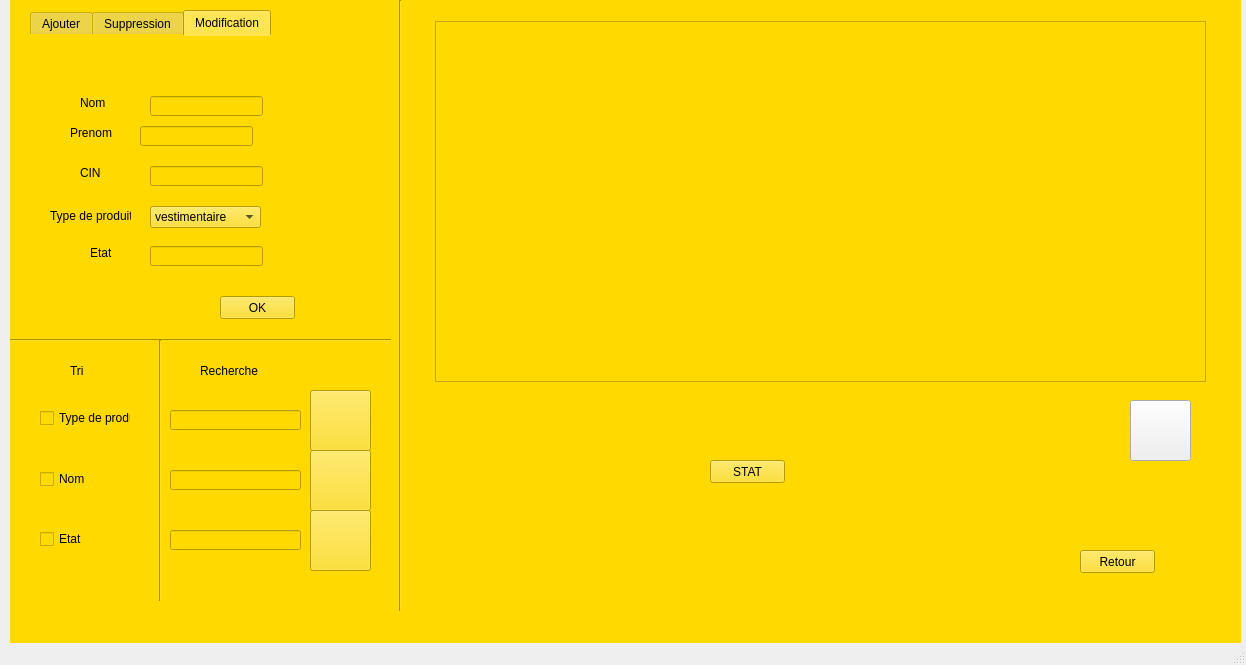
<?xml version="1.0" encoding="UTF-8"?>
<ui version="4.0">
 <class>dialogrc</class>
 <widget class="QMainWindow" name="dialogrc">
  <property name="geometry">
   <rect>
    <x>0</x>
    <y>0</y>
    <width>1246</width>
    <height>665</height>
   </rect>
  </property>
  <property name="windowTitle">
   <string>dialogrc</string>
  </property>
  <widget class="QWidget" name="centralwidget">
   <widget class="QStackedWidget" name="stackedWidget">
    <property name="geometry">
     <rect>
      <x>10</x>
      <y>0</y>
      <width>1231</width>
      <height>651</height>
     </rect>
    </property>
    <property name="palette">
     <palette>
      <active>
       <colorrole role="Button">
        <brush brushstyle="SolidPattern">
         <color alpha="255">
          <red>255</red>
          <green>217</green>
          <blue>0</blue>
         </color>
        </brush>
       </colorrole>
       <colorrole role="Base">
        <brush brushstyle="SolidPattern">
         <color alpha="255">
          <red>255</red>
          <green>217</green>
          <blue>0</blue>
         </color>
        </brush>
       </colorrole>
       <colorrole role="Window">
        <brush brushstyle="SolidPattern">
         <color alpha="255">
          <red>255</red>
          <green>217</green>
          <blue>0</blue>
         </color>
        </brush>
       </colorrole>
      </active>
      <inactive>
       <colorrole role="Button">
        <brush brushstyle="SolidPattern">
         <color alpha="255">
          <red>255</red>
          <green>217</green>
          <blue>0</blue>
         </color>
        </brush>
       </colorrole>
       <colorrole role="Base">
        <brush brushstyle="SolidPattern">
         <color alpha="255">
          <red>255</red>
          <green>217</green>
          <blue>0</blue>
         </color>
        </brush>
       </colorrole>
       <colorrole role="Window">
        <brush brushstyle="SolidPattern">
         <color alpha="255">
          <red>255</red>
          <green>217</green>
          <blue>0</blue>
         </color>
        </brush>
       </colorrole>
      </inactive>
      <disabled>
       <colorrole role="Button">
        <brush brushstyle="SolidPattern">
         <color alpha="255">
          <red>255</red>
          <green>217</green>
          <blue>0</blue>
         </color>
        </brush>
       </colorrole>
       <colorrole role="Base">
        <brush brushstyle="SolidPattern">
         <color alpha="255">
          <red>255</red>
          <green>217</green>
          <blue>0</blue>
         </color>
        </brush>
       </colorrole>
       <colorrole role="Window">
        <brush brushstyle="SolidPattern">
         <color alpha="255">
          <red>255</red>
          <green>217</green>
          <blue>0</blue>
         </color>
        </brush>
       </colorrole>
      </disabled>
     </palette>
    </property>
    <property name="autoFillBackground">
     <bool>false</bool>
    </property>
    <property name="styleSheet">
     <string notr="true">background-color: rgb(255, 217, 0);</string>
    </property>
    <property name="currentIndex">
     <number>0</number>
    </property>
    <widget class="QWidget" name="gestion_reclamations">
     <widget class="Line" name="line">
      <property name="geometry">
       <rect>
        <x>380</x>
        <y>0</y>
        <width>20</width>
        <height>611</height>
       </rect>
      </property>
      <property name="orientation">
       <enum>Qt::Vertical</enum>
      </property>
     </widget>
     <widget class="Line" name="line_2">
      <property name="geometry">
       <rect>
        <x>0</x>
        <y>330</y>
        <width>381</width>
        <height>20</height>
       </rect>
      </property>
      <property name="orientation">
       <enum>Qt::Horizontal</enum>
      </property>
     </widget>
     <widget class="QLabel" name="label_5">
      <property name="geometry">
       <rect>
        <x>190</x>
        <y>360</y>
        <width>111</width>
        <height>21</height>
       </rect>
      </property>
      <property name="styleSheet">
       <string notr="true">font: 14pt &quot;MS Shell Dlg 2&quot;;</string>
      </property>
      <property name="text">
       <string>Recherche</string>
      </property>
     </widget>
     <widget class="Line" name="line_3">
      <property name="geometry">
       <rect>
        <x>140</x>
        <y>340</y>
        <width>20</width>
        <height>261</height>
       </rect>
      </property>
      <property name="orientation">
       <enum>Qt::Vertical</enum>
      </property>
     </widget>
     <widget class="QLabel" name="label_6">
      <property name="geometry">
       <rect>
        <x>60</x>
        <y>360</y>
        <width>51</width>
        <height>21</height>
       </rect>
      </property>
      <property name="styleSheet">
       <string notr="true">font: 14pt &quot;MS Shell Dlg 2&quot;;</string>
      </property>
      <property name="text">
       <string>Tri</string>
      </property>
     </widget>
     <widget class="QCheckBox" name="checkBox_4">
      <property name="geometry">
       <rect>
        <x>30</x>
        <y>410</y>
        <width>91</width>
        <height>16</height>
       </rect>
      </property>
      <property name="text">
       <string>Type de produit</string>
      </property>
     </widget>
     <widget class="QCheckBox" name="checkBox_5">
      <property name="geometry">
       <rect>
        <x>30</x>
        <y>470</y>
        <width>70</width>
        <height>18</height>
       </rect>
      </property>
      <property name="text">
       <string>Nom</string>
      </property>
     </widget>
     <widget class="QCheckBox" name="checkBox_6">
      <property name="geometry">
       <rect>
        <x>30</x>
        <y>530</y>
        <width>70</width>
        <height>18</height>
       </rect>
      </property>
      <property name="text">
       <string>Etat</string>
      </property>
     </widget>
     <widget class="QPushButton" name="pushButton_45">
      <property name="geometry">
       <rect>
        <x>1070</x>
        <y>550</y>
        <width>75</width>
        <height>23</height>
       </rect>
      </property>
      <property name="text">
       <string>Retour</string>
      </property>
     </widget>
     <widget class="QTabWidget" name="Ajout">
      <property name="geometry">
       <rect>
        <x>20</x>
        <y>10</y>
        <width>331</width>
        <height>321</height>
       </rect>
      </property>
      <property name="styleSheet">
       <string notr="true">border-color: rgb(0, 38, 255);</string>
      </property>
      <property name="currentIndex">
       <number>2</number>
      </property>
      <widget class="QWidget" name="ajout">
       <attribute name="title">
        <string>Ajouter</string>
       </attribute>
       <widget class="QLabel" name="label_45">
        <property name="geometry">
         <rect>
          <x>60</x>
          <y>20</y>
          <width>47</width>
          <height>14</height>
         </rect>
        </property>
        <property name="text">
         <string>Nom</string>
        </property>
       </widget>
       <widget class="QLineEdit" name="lineEdit_prenom">
        <property name="geometry">
         <rect>
          <x>120</x>
          <y>10</y>
          <width>113</width>
          <height>20</height>
         </rect>
        </property>
       </widget>
       <widget class="QLineEdit" name="lineEdit_CIN">
        <property name="geometry">
         <rect>
          <x>120</x>
          <y>100</y>
          <width>113</width>
          <height>20</height>
         </rect>
        </property>
       </widget>
       <widget class="QLabel" name="label_41">
        <property name="geometry">
         <rect>
          <x>60</x>
          <y>100</y>
          <width>47</width>
          <height>14</height>
         </rect>
        </property>
        <property name="text">
         <string>CIN</string>
        </property>
       </widget>
       <widget class="QLabel" name="label_42">
        <property name="geometry">
         <rect>
          <x>30</x>
          <y>140</y>
          <width>81</width>
          <height>20</height>
         </rect>
        </property>
        <property name="text">
         <string>Type de produit</string>
        </property>
       </widget>
       <widget class="QLabel" name="label_44">
        <property name="geometry">
         <rect>
          <x>50</x>
          <y>180</y>
          <width>47</width>
          <height>14</height>
         </rect>
        </property>
        <property name="text">
         <string>Etat</string>
        </property>
       </widget>
       <widget class="QPushButton" name="pushButton_12">
        <property name="geometry">
         <rect>
          <x>190</x>
          <y>260</y>
          <width>75</width>
          <height>23</height>
         </rect>
        </property>
        <property name="text">
         <string>OK</string>
        </property>
       </widget>
       <widget class="QLineEdit" name="lineEdit_nom">
        <property name="geometry">
         <rect>
          <x>120</x>
          <y>60</y>
          <width>113</width>
          <height>20</height>
         </rect>
        </property>
       </widget>
       <widget class="QLabel" name="label_8">
        <property name="geometry">
         <rect>
          <x>50</x>
          <y>60</y>
          <width>47</width>
          <height>14</height>
         </rect>
        </property>
        <property name="text">
         <string>Prenom</string>
        </property>
       </widget>
       <widget class="QComboBox" name="comboBox_2">
        <property name="geometry">
         <rect>
          <x>120</x>
          <y>140</y>
          <width>111</width>
          <height>22</height>
         </rect>
        </property>
        <property name="styleSheet">
         <string notr="true">color: rgb(0, 38, 255);</string>
        </property>
        <item>
         <property name="text">
          <string>livre</string>
         </property>
        </item>
        <item>
         <property name="text">
          <string>vestimentaire</string>
         </property>
        </item>
        <item>
         <property name="text">
          <string>informatique</string>
         </property>
        </item>
       </widget>
       <widget class="QLineEdit" name="etat">
        <property name="geometry">
         <rect>
          <x>120</x>
          <y>180</y>
          <width>113</width>
          <height>20</height>
         </rect>
        </property>
       </widget>
      </widget>
      <widget class="QWidget" name="suppression">
       <attribute name="title">
        <string>Suppression</string>
       </attribute>
       <widget class="QLabel" name="label_7">
        <property name="geometry">
         <rect>
          <x>0</x>
          <y>70</y>
          <width>251</width>
          <height>16</height>
         </rect>
        </property>
        <property name="styleSheet">
         <string notr="true">font: 87 8pt &quot;Arial Black&quot;;
font: 75 8pt &quot;MS Shell Dlg 2&quot;;</string>
        </property>
        <property name="text">
         <string>Veuillez donnez le client à supprimer via son CIN:</string>
        </property>
       </widget>
       <widget class="QLineEdit" name="lineEdit_supp">
        <property name="geometry">
         <rect>
          <x>120</x>
          <y>140</y>
          <width>113</width>
          <height>20</height>
         </rect>
        </property>
       </widget>
       <widget class="QLabel" name="label_46">
        <property name="geometry">
         <rect>
          <x>70</x>
          <y>140</y>
          <width>47</width>
          <height>14</height>
         </rect>
        </property>
        <property name="text">
         <string>CIN</string>
        </property>
       </widget>
       <widget class="QPushButton" name="pushButton_11">
        <property name="geometry">
         <rect>
          <x>190</x>
          <y>260</y>
          <width>75</width>
          <height>23</height>
         </rect>
        </property>
        <property name="text">
         <string>OK</string>
        </property>
       </widget>
      </widget>
      <widget class="QWidget" name="modification">
       <attribute name="title">
        <string>Modification</string>
       </attribute>
       <widget class="QLabel" name="label_47">
        <property name="geometry">
         <rect>
          <x>20</x>
          <y>170</y>
          <width>81</width>
          <height>20</height>
         </rect>
        </property>
        <property name="text">
         <string>Type de produit</string>
        </property>
       </widget>
       <widget class="QLabel" name="label_48">
        <property name="geometry">
         <rect>
          <x>60</x>
          <y>210</y>
          <width>47</width>
          <height>14</height>
         </rect>
        </property>
        <property name="text">
         <string>Etat</string>
        </property>
       </widget>
       <widget class="QLineEdit" name="modifetat">
        <property name="geometry">
         <rect>
          <x>120</x>
          <y>210</y>
          <width>113</width>
          <height>20</height>
         </rect>
        </property>
       </widget>
       <widget class="QLineEdit" name="modifcin">
        <property name="geometry">
         <rect>
          <x>120</x>
          <y>130</y>
          <width>113</width>
          <height>20</height>
         </rect>
        </property>
       </widget>
       <widget class="QLabel" name="label_49">
        <property name="geometry">
         <rect>
          <x>50</x>
          <y>130</y>
          <width>47</width>
          <height>14</height>
         </rect>
        </property>
        <property name="text">
         <string>CIN</string>
        </property>
       </widget>
       <widget class="QPushButton" name="pushButton_13">
        <property name="geometry">
         <rect>
          <x>190</x>
          <y>260</y>
          <width>75</width>
          <height>23</height>
         </rect>
        </property>
        <property name="text">
         <string>OK</string>
        </property>
       </widget>
       <widget class="QLineEdit" name="modifprenom">
        <property name="geometry">
         <rect>
          <x>120</x>
          <y>60</y>
          <width>113</width>
          <height>20</height>
         </rect>
        </property>
       </widget>
       <widget class="QLineEdit" name="modifnom">
        <property name="geometry">
         <rect>
          <x>110</x>
          <y>90</y>
          <width>113</width>
          <height>20</height>
         </rect>
        </property>
       </widget>
       <widget class="QLabel" name="label_58">
        <property name="geometry">
         <rect>
          <x>50</x>
          <y>60</y>
          <width>47</width>
          <height>14</height>
         </rect>
        </property>
        <property name="text">
         <string>Nom</string>
        </property>
       </widget>
       <widget class="QLabel" name="label_15">
        <property name="geometry">
         <rect>
          <x>40</x>
          <y>90</y>
          <width>47</width>
          <height>14</height>
         </rect>
        </property>
        <property name="text">
         <string>Prenom</string>
        </property>
       </widget>
       <widget class="QComboBox" name="modiftype">
        <property name="geometry">
         <rect>
          <x>120</x>
          <y>170</y>
          <width>111</width>
          <height>22</height>
         </rect>
        </property>
        <item>
         <property name="text">
          <string>vestimentaire</string>
         </property>
        </item>
        <item>
         <property name="text">
          <string>informatique</string>
         </property>
        </item>
        <item>
         <property name="text">
          <string>bureautique</string>
         </property>
        </item>
       </widget>
      </widget>
     </widget>
     <widget class="QTableView" name="tabclient">
      <property name="geometry">
       <rect>
        <x>425</x>
        <y>21</y>
        <width>771</width>
        <height>361</height>
       </rect>
      </property>
      <property name="sortingEnabled">
       <bool>false</bool>
      </property>
     </widget>
     <widget class="QPushButton" name="Load_2">
      <property name="geometry">
       <rect>
        <x>1120</x>
        <y>400</y>
        <width>61</width>
        <height>61</height>
       </rect>
      </property>
      <property name="styleSheet">
       <string notr="true">background-color: none;
background-image: url(:/new/prefix1/repeat.png);</string>
      </property>
      <property name="text">
       <string/>
      </property>
     </widget>
     <widget class="QLineEdit" name="Cinrecherche_2">
      <property name="geometry">
       <rect>
        <x>160</x>
        <y>410</y>
        <width>131</width>
        <height>20</height>
       </rect>
      </property>
      <property name="placeholderText">
       <string/>
      </property>
      <property name="clearButtonEnabled">
       <bool>false</bool>
      </property>
     </widget>
     <widget class="QLineEdit" name="Cinrecherche_3">
      <property name="geometry">
       <rect>
        <x>160</x>
        <y>470</y>
        <width>131</width>
        <height>20</height>
       </rect>
      </property>
      <property name="placeholderText">
       <string/>
      </property>
      <property name="clearButtonEnabled">
       <bool>false</bool>
      </property>
     </widget>
     <widget class="QLineEdit" name="Cinrecherche_4">
      <property name="geometry">
       <rect>
        <x>160</x>
        <y>530</y>
        <width>131</width>
        <height>20</height>
       </rect>
      </property>
      <property name="placeholderText">
       <string/>
      </property>
      <property name="clearButtonEnabled">
       <bool>false</bool>
      </property>
     </widget>
     <widget class="QPushButton" name="SetatC">
      <property name="geometry">
       <rect>
        <x>300</x>
        <y>390</y>
        <width>61</width>
        <height>61</height>
       </rect>
      </property>
      <property name="styleSheet">
       <string notr="true">background-color: rgb(255, 217, 0);
background-image: url(:/new/prefix1/searchf.png);</string>
      </property>
      <property name="text">
       <string/>
      </property>
     </widget>
     <widget class="QPushButton" name="StypeC">
      <property name="geometry">
       <rect>
        <x>300</x>
        <y>450</y>
        <width>61</width>
        <height>61</height>
       </rect>
      </property>
      <property name="styleSheet">
       <string notr="true">background-color: rgb(255, 217, 0);
background-image: url(:/new/prefix1/searchf.png);</string>
      </property>
      <property name="text">
       <string/>
      </property>
     </widget>
     <widget class="QPushButton" name="SnomC">
      <property name="geometry">
       <rect>
        <x>300</x>
        <y>510</y>
        <width>61</width>
        <height>61</height>
       </rect>
      </property>
      <property name="styleSheet">
       <string notr="true">background-color: rgb(255, 217, 0);
background-image: url(:/new/prefix1/searchf.png);</string>
      </property>
      <property name="text">
       <string/>
      </property>
     </widget>
     <widget class="QPushButton" name="stat">
      <property name="geometry">
       <rect>
        <x>700</x>
        <y>460</y>
        <width>75</width>
        <height>23</height>
       </rect>
      </property>
      <property name="text">
       <string>STAT</string>
      </property>
     </widget>
    </widget>
    <widget class="QWidget" name="gestionclient">
     <widget class="Line" name="line_4">
      <property name="geometry">
       <rect>
        <x>10</x>
        <y>370</y>
        <width>381</width>
        <height>20</height>
       </rect>
      </property>
      <property name="orientation">
       <enum>Qt::Horizontal</enum>
      </property>
     </widget>
     <widget class="Line" name="line_5">
      <property name="geometry">
       <rect>
        <x>390</x>
        <y>20</y>
        <width>31</width>
        <height>581</height>
       </rect>
      </property>
      <property name="orientation">
       <enum>Qt::Vertical</enum>
      </property>
     </widget>
     <widget class="Line" name="line_16">
      <property name="geometry">
       <rect>
        <x>150</x>
        <y>400</y>
        <width>16</width>
        <height>201</height>
       </rect>
      </property>
      <property name="orientation">
       <enum>Qt::Vertical</enum>
      </property>
     </widget>
     <widget class="QCheckBox" name="checkBox_25">
      <property name="geometry">
       <rect>
        <x>30</x>
        <y>420</y>
        <width>91</width>
        <height>16</height>
       </rect>
      </property>
      <property name="text">
       <string>Date de depot</string>
      </property>
     </widget>
     <widget class="QCheckBox" name="checkBox_26">
      <property name="geometry">
       <rect>
        <x>30</x>
        <y>480</y>
        <width>70</width>
        <height>18</height>
       </rect>
      </property>
      <property name="text">
       <string>Prenom</string>
      </property>
     </widget>
     <widget class="QCheckBox" name="checkBox_27">
      <property name="geometry">
       <rect>
        <x>30</x>
        <y>540</y>
        <width>70</width>
        <height>18</height>
       </rect>
      </property>
      <property name="text">
       <string>Etat</string>
      </property>
     </widget>
     <widget class="QLabel" name="label_28">
      <property name="geometry">
       <rect>
        <x>20</x>
        <y>390</y>
        <width>101</width>
        <height>21</height>
       </rect>
      </property>
      <property name="styleSheet">
       <string notr="true">font: 14pt &quot;MS Shell Dlg 2&quot;;</string>
      </property>
      <property name="text">
       <string>Trier par :</string>
      </property>
     </widget>
     <widget class="QPushButton" name="pushButton_46">
      <property name="geometry">
       <rect>
        <x>1040</x>
        <y>560</y>
        <width>121</width>
        <height>21</height>
       </rect>
      </property>
      <property name="text">
       <string>Retour</string>
      </property>
     </widget>
     <widget class="QTabWidget" name="Ajout_2">
      <property name="geometry">
       <rect>
        <x>50</x>
        <y>20</y>
        <width>321</width>
        <height>341</height>
       </rect>
      </property>
      <property name="styleSheet">
       <string notr="true">border-color: rgb(0, 38, 255);</string>
      </property>
      <property name="currentIndex">
       <number>0</number>
      </property>
      <widget class="QWidget" name="ajout_2">
       <attribute name="title">
        <string>Ajouter</string>
       </attribute>
       <widget class="QLabel" name="label_50">
        <property name="geometry">
         <rect>
          <x>60</x>
          <y>20</y>
          <width>47</width>
          <height>14</height>
         </rect>
        </property>
        <property name="text">
         <string>Prenom</string>
        </property>
       </widget>
       <widget class="QLineEdit" name="lineEdit_prenom_2">
        <property name="geometry">
         <rect>
          <x>120</x>
          <y>60</y>
          <width>113</width>
          <height>20</height>
         </rect>
        </property>
       </widget>
       <widget class="QLineEdit" name="lineEdit_CIN_2">
        <property name="geometry">
         <rect>
          <x>120</x>
          <y>100</y>
          <width>113</width>
          <height>20</height>
         </rect>
        </property>
       </widget>
       <widget class="QLabel" name="label_43">
        <property name="geometry">
         <rect>
          <x>60</x>
          <y>100</y>
          <width>47</width>
          <height>14</height>
         </rect>
        </property>
        <property name="text">
         <string>CIN</string>
        </property>
       </widget>
       <widget class="QLabel" name="label_51">
        <property name="geometry">
         <rect>
          <x>30</x>
          <y>140</y>
          <width>81</width>
          <height>20</height>
         </rect>
        </property>
        <property name="text">
         <string>Type de produit</string>
        </property>
       </widget>
       <widget class="QLabel" name="label_52">
        <property name="geometry">
         <rect>
          <x>50</x>
          <y>180</y>
          <width>47</width>
          <height>14</height>
         </rect>
        </property>
        <property name="text">
         <string>Etat</string>
        </property>
       </widget>
       <widget class="QLineEdit" name="lineEdit_etat_2">
        <property name="geometry">
         <rect>
          <x>120</x>
          <y>180</y>
          <width>113</width>
          <height>20</height>
         </rect>
        </property>
       </widget>
       <widget class="QPushButton" name="pushButton_ajouter_reclamation">
        <property name="geometry">
         <rect>
          <x>190</x>
          <y>260</y>
          <width>75</width>
          <height>23</height>
         </rect>
        </property>
        <property name="text">
         <string>OK</string>
        </property>
       </widget>
       <widget class="QLineEdit" name="lineEdit_nom_2">
        <property name="geometry">
         <rect>
          <x>120</x>
          <y>20</y>
          <width>113</width>
          <height>20</height>
         </rect>
        </property>
       </widget>
       <widget class="QLabel" name="label_9">
        <property name="geometry">
         <rect>
          <x>60</x>
          <y>60</y>
          <width>47</width>
          <height>14</height>
         </rect>
        </property>
        <property name="text">
         <string>Nom</string>
        </property>
       </widget>
       <widget class="QComboBox" name="comboBox_3">
        <property name="geometry">
         <rect>
          <x>120</x>
          <y>140</y>
          <width>151</width>
          <height>22</height>
         </rect>
        </property>
        <item>
         <property name="text">
          <string>livre</string>
         </property>
        </item>
        <item>
         <property name="text">
          <string>vestimentaire</string>
         </property>
        </item>
        <item>
         <property name="text">
          <string>informatique</string>
         </property>
        </item>
       </widget>
       <widget class="QLabel" name="label_11">
        <property name="geometry">
         <rect>
          <x>10</x>
          <y>210</y>
          <width>81</width>
          <height>20</height>
         </rect>
        </property>
        <property name="text">
         <string>Date de depot</string>
        </property>
       </widget>
       <widget class="QDateEdit" name="dated">
        <property name="geometry">
         <rect>
          <x>120</x>
          <y>210</y>
          <width>110</width>
          <height>22</height>
         </rect>
        </property>
        <property name="dateTime">
         <datetime>
          <hour>0</hour>
          <minute>0</minute>
          <second>0</second>
          <year>2020</year>
          <month>1</month>
          <day>1</day>
         </datetime>
        </property>
       </widget>
      </widget>
      <widget class="QWidget" name="suppression_2">
       <attribute name="title">
        <string>Suppression</string>
       </attribute>
       <widget class="QLabel" name="label_10">
        <property name="geometry">
         <rect>
          <x>10</x>
          <y>40</y>
          <width>251</width>
          <height>16</height>
         </rect>
        </property>
        <property name="styleSheet">
         <string notr="true">font: 87 8pt &quot;Arial Black&quot;;
font: 75 8pt &quot;MS Shell Dlg 2&quot;;</string>
        </property>
        <property name="text">
         <string>Veuillez donnez le client à supprimer via son CIN:</string>
        </property>
       </widget>
       <widget class="QLineEdit" name="lineEdit_supp_2">
        <property name="geometry">
         <rect>
          <x>70</x>
          <y>120</y>
          <width>113</width>
          <height>20</height>
         </rect>
        </property>
       </widget>
       <widget class="QLabel" name="label_53">
        <property name="geometry">
         <rect>
          <x>20</x>
          <y>120</y>
          <width>47</width>
          <height>14</height>
         </rect>
        </property>
        <property name="text">
         <string>CIN</string>
        </property>
       </widget>
       <widget class="QPushButton" name="pushButton_suppR">
        <property name="geometry">
         <rect>
          <x>190</x>
          <y>260</y>
          <width>75</width>
          <height>23</height>
         </rect>
        </property>
        <property name="text">
         <string>OK</string>
        </property>
       </widget>
      </widget>
      <widget class="QWidget" name="modification_2">
       <attribute name="title">
        <string>Modification</string>
       </attribute>
       <widget class="QPushButton" name="modifierR">
        <property name="geometry">
         <rect>
          <x>190</x>
          <y>260</y>
          <width>75</width>
          <height>23</height>
         </rect>
        </property>
        <property name="text">
         <string>OK</string>
        </property>
       </widget>
       <widget class="QLineEdit" name="nommodif">
        <property name="geometry">
         <rect>
          <x>120</x>
          <y>30</y>
          <width>151</width>
          <height>20</height>
         </rect>
        </property>
       </widget>
       <widget class="QLineEdit" name="prenommodif">
        <property name="geometry">
         <rect>
          <x>120</x>
          <y>60</y>
          <width>151</width>
          <height>20</height>
         </rect>
        </property>
       </widget>
       <widget class="QLabel" name="label_14">
        <property name="geometry">
         <rect>
          <x>20</x>
          <y>210</y>
          <width>81</width>
          <height>20</height>
         </rect>
        </property>
        <property name="text">
         <string>Date de depot</string>
        </property>
       </widget>
       <widget class="QWidget" name="layoutWidget">
        <property name="geometry">
         <rect>
          <x>10</x>
          <y>90</y>
          <width>91</width>
          <height>101</height>
         </rect>
        </property>
        <layout class="QVBoxLayout" name="verticalLayout">
         <item>
          <widget class="QLabel" name="label_56">
           <property name="text">
            <string>CIN</string>
           </property>
          </widget>
         </item>
         <item>
          <widget class="QLabel" name="label_54">
           <property name="text">
            <string>Type de produit</string>
           </property>
          </widget>
         </item>
         <item>
          <widget class="QLabel" name="label_55">
           <property name="text">
            <string>Etat</string>
           </property>
          </widget>
         </item>
        </layout>
       </widget>
       <widget class="QWidget" name="layoutWidget_2">
        <property name="geometry">
         <rect>
          <x>120</x>
          <y>90</y>
          <width>151</width>
          <height>111</height>
         </rect>
        </property>
        <layout class="QVBoxLayout" name="verticalLayout_2">
         <item>
          <widget class="QLineEdit" name="cinmodif"/>
         </item>
         <item>
          <widget class="QComboBox" name="choixmodif">
           <item>
            <property name="text">
             <string>informatique</string>
            </property>
           </item>
           <item>
            <property name="text">
             <string>bureautique</string>
            </property>
           </item>
           <item>
            <property name="text">
             <string>vestimentaire</string>
            </property>
           </item>
          </widget>
         </item>
         <item>
          <widget class="QLineEdit" name="etatmodif"/>
         </item>
        </layout>
       </widget>
       <widget class="QWidget" name="layoutWidget_3">
        <property name="geometry">
         <rect>
          <x>10</x>
          <y>30</y>
          <width>81</width>
          <height>61</height>
         </rect>
        </property>
        <layout class="QVBoxLayout" name="verticalLayout_3">
         <item>
          <widget class="QLabel" name="label_12">
           <property name="text">
            <string>Prenom</string>
           </property>
          </widget>
         </item>
         <item>
          <widget class="QLabel" name="label_57">
           <property name="text">
            <string>Nom</string>
           </property>
          </widget>
         </item>
        </layout>
       </widget>
       <widget class="QDateEdit" name="dateM">
        <property name="geometry">
         <rect>
          <x>120</x>
          <y>210</y>
          <width>151</width>
          <height>22</height>
         </rect>
        </property>
        <property name="dateTime">
         <datetime>
          <hour>0</hour>
          <minute>0</minute>
          <second>0</second>
          <year>2020</year>
          <month>1</month>
          <day>1</day>
         </datetime>
        </property>
       </widget>
      </widget>
     </widget>
     <widget class="QTableView" name="tabreclamation">
      <property name="geometry">
       <rect>
        <x>455</x>
        <y>51</y>
        <width>761</width>
        <height>341</height>
       </rect>
      </property>
     </widget>
     <widget class="QPushButton" name="Load_3">
      <property name="geometry">
       <rect>
        <x>1080</x>
        <y>420</y>
        <width>61</width>
        <height>61</height>
       </rect>
      </property>
      <property name="styleSheet">
       <string notr="true">background-color: none;
background-image: url(:/new/prefix1/repeat.png);</string>
      </property>
      <property name="text">
       <string/>
      </property>
     </widget>
     <widget class="QLineEdit" name="recherchedate">
      <property name="geometry">
       <rect>
        <x>170</x>
        <y>540</y>
        <width>131</width>
        <height>20</height>
       </rect>
      </property>
     </widget>
     <widget class="QPushButton" name="recherchedate_2">
      <property name="geometry">
       <rect>
        <x>310</x>
        <y>520</y>
        <width>61</width>
        <height>61</height>
       </rect>
      </property>
      <property name="styleSheet">
       <string notr="true">background-color: rgb(255, 217, 0);
background-image: url(:/new/prefix1/searchf.png);</string>
      </property>
      <property name="text">
       <string/>
      </property>
     </widget>
     <widget class="QLineEdit" name="Cinrecherche">
      <property name="geometry">
       <rect>
        <x>170</x>
        <y>420</y>
        <width>131</width>
        <height>20</height>
       </rect>
      </property>
      <property name="placeholderText">
       <string/>
      </property>
      <property name="clearButtonEnabled">
       <bool>false</bool>
      </property>
     </widget>
     <widget class="QPushButton" name="cinchercher">
      <property name="geometry">
       <rect>
        <x>310</x>
        <y>400</y>
        <width>61</width>
        <height>61</height>
       </rect>
      </property>
      <property name="styleSheet">
       <string notr="true">background-color: rgb(255, 217, 0);
background-image: url(:/new/prefix1/searchf.png);</string>
      </property>
      <property name="text">
       <string/>
      </property>
     </widget>
     <widget class="QLineEdit" name="etatrecherche">
      <property name="geometry">
       <rect>
        <x>170</x>
        <y>480</y>
        <width>131</width>
        <height>20</height>
       </rect>
      </property>
      <property name="placeholderText">
       <string/>
      </property>
      <property name="clearButtonEnabled">
       <bool>false</bool>
      </property>
     </widget>
     <widget class="QPushButton" name="cinchercher_2">
      <property name="geometry">
       <rect>
        <x>310</x>
        <y>460</y>
        <width>61</width>
        <height>61</height>
       </rect>
      </property>
      <property name="styleSheet">
       <string notr="true">background-color: rgb(255, 217, 0);
background-image: url(:/new/prefix1/searchf.png);</string>
      </property>
      <property name="text">
       <string/>
      </property>
     </widget>
     <widget class="QPushButton" name="print">
      <property name="geometry">
       <rect>
        <x>570</x>
        <y>550</y>
        <width>75</width>
        <height>23</height>
       </rect>
      </property>
      <property name="text">
       <string>¨Print</string>
      </property>
     </widget>
     <widget class="QPushButton" name="FrenchON">
      <property name="geometry">
       <rect>
        <x>430</x>
        <y>550</y>
        <width>75</width>
        <height>23</height>
       </rect>
      </property>
      <property name="text">
       <string>Français</string>
      </property>
     </widget>
     <widget class="QPushButton" name="EnglishON">
      <property name="geometry">
       <rect>
        <x>500</x>
        <y>550</y>
        <width>75</width>
        <height>23</height>
       </rect>
      </property>
      <property name="text">
       <string>English</string>
      </property>
     </widget>
     <widget class="QPushButton" name="sendMail">
      <property name="geometry">
       <rect>
        <x>430</x>
        <y>410</y>
        <width>75</width>
        <height>23</height>
       </rect>
      </property>
      <property name="text">
       <string>MAIL</string>
      </property>
     </widget>
     <widget class="QLineEdit" name="ecrire_mail">
      <property name="geometry">
       <rect>
        <x>520</x>
        <y>410</y>
        <width>121</width>
        <height>20</height>
       </rect>
      </property>
     </widget>
     <widget class="QLineEdit" name="ecrire_objet">
      <property name="geometry">
       <rect>
        <x>520</x>
        <y>440</y>
        <width>121</width>
        <height>20</height>
       </rect>
      </property>
     </widget>
     <widget class="QPlainTextEdit" name="ecrire_txt">
      <property name="geometry">
       <rect>
        <x>520</x>
        <y>470</y>
        <width>121</width>
        <height>71</height>
       </rect>
      </property>
     </widget>
    </widget>
   </widget>
  </widget>
  <widget class="QMenuBar" name="menubar">
   <property name="geometry">
    <rect>
     <x>0</x>
     <y>0</y>
     <width>1246</width>
     <height>22</height>
    </rect>
   </property>
  </widget>
  <widget class="QStatusBar" name="statusbar"/>
 </widget>
 <resources/>
 <connections/>
</ui>
